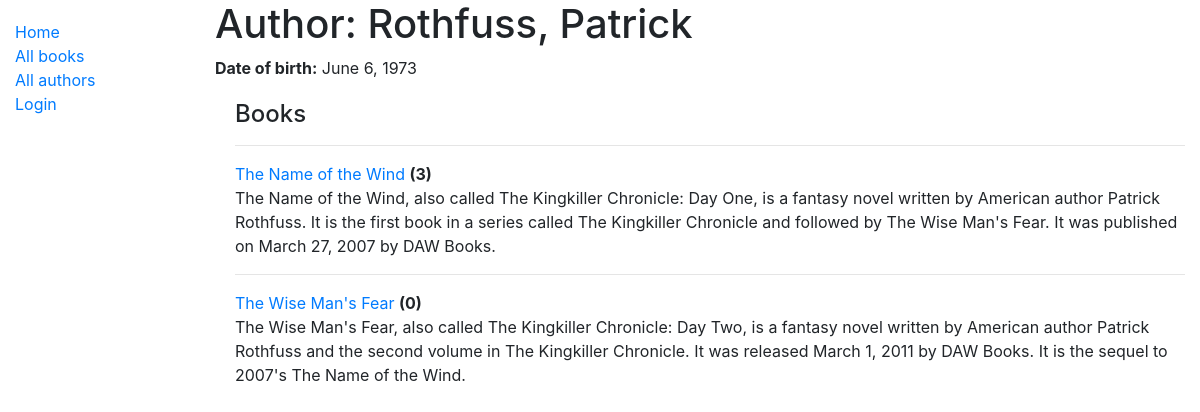
The app's page /catalog/author/1 with its own data.
### catalog/models.py (models this page shows, shortened)
class Author(models.Model):
    first_name = models.CharField(max_length=100)
    last_name = models.CharField(max_length=100)
    date_of_birth = models.DateField(null=True, blank=True)
    date_of_death = models.DateField('Died', null=True, blank=True)
    class Meta:
        ordering = ['last_name', 'first_name']

class Book(models.Model):
    title = models.CharField(max_length=200)
    author = models.ForeignKey('Author', on_delete=models.SET_NULL, null=True)
    summary = models.TextField(max_length=1000, help_text='Enter a brief description of the book')
    isbn = models.CharField('ISBN', max_length=13,
                            help_text='13 Character <a href="https://www.isbn-international.org/content/what-isbn">ISBN number</a>')
    genre = models.ManyToManyField(Genre, help_text='Select a genre for this book')
    language = models.ForeignKey('Language', on_delete=models.SET_NULL, null=True)
    class Meta:
        ordering = ['title', 'author']
    def display_genre(self):
        """Create a string for the Genre. This is required to display genre in Admin."""
        return ', '.join(genre.name for genre in self.genre.all()[:3])
    display_genre.description = 'Genre'
    def get_absolute_url(self):
        return reverse('book-detail', args=[str(self.id)])

### catalog/views.py (the view)
# urls.py: path('author/<int:pk>', views.AuthorDetailView.as_view(), name='author-detail'),
class AuthorDetailView(generic.DetailView):
    model = Author

### catalog/templates/catalog/author_detail.html (shortened to what this page needs)
{% extends "base_generic.html" %}
{% block content %}
  <h1>Author: {{ author.last_name }}, {{ author.first_name }}</h1>
  <p><strong>Date of birth:</strong> {{ author.date_of_birth }}</p>
  <div style="margin-left:20px;margin-top:20px">
    <h4>Books</h4>
    {% for book in author.book_set.all %}
      <hr>
      <p>
        <a href={{ book.get_absolute_url }}>{{ book.title }}</a> <b>({{book.bookinstance_set.count}})</b><br>
        {{book.summary}}
      </p>
    {% endfor %}
  </div>
{% endblock %}

### records on screen
Author: last_name "Rothfuss", first_name "Patrick", date_of_birth "June 6, 1973"
Book: title "The Name of the Wind", bookinstance_set.count "3", summary "The Name of the Wind, also called The Kingkiller Chronicle: Day One, is a fantasy novel written by American author Patrick Rothfuss. It is the first book in a series called The Kingkiller Chronicle and followed by The Wise Man's Fear. It was published on March 27, 2007 by DAW Books."
Book: title "The Wise Man's Fear", bookinstance_set.count "0", summary "The Wise Man's Fear, also called The Kingkiller Chronicle: Day Two, is a fantasy novel written by American author Patrick Rothfuss and the second volume in The Kingkiller Chronicle. It was released March 1, 2011 by DAW Books. It is the sequel to 2007's The Name of the Wind."
